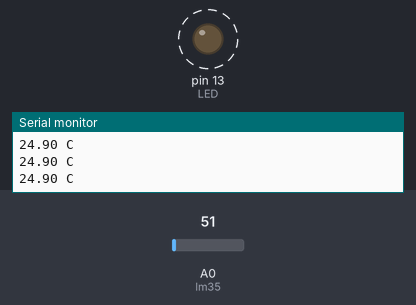
This sketch was run on a simulated Arduino Uno, built with avr-gcc and run on an emulated ATmega328P. Shown: output pins drawn as LEDs (lit = HIGH), the last lines printed to the serial monitor. Dashed ring = blinking. The test bench sets the inputs (shaded band); at power-on: A0 (lm35) = 51.

Above: at 1.3 s.
1.4 s: A0 (lm35) set to 71
At 1.9 s:
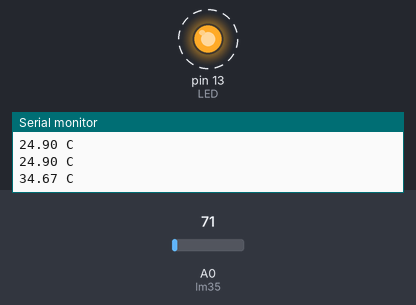
4.4 s: A0 (lm35) set to 61
At 4.62 s:
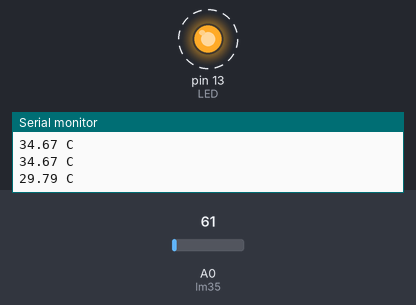
Timing chart, 0 to 13.4 s (numbered marks = the images above; inputs shaded):
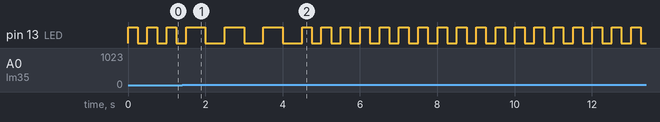

The sketch:

LM35_Delay.ino
```cpp
//Temperature Sensor and LED Pin Declaration
#define lm35 A0
#define LED 13
void setup()
{
  pinMode(lm35, INPUT);
  pinMode(LED, OUTPUT);
  Serial.begin(9600);
}

void loop()
{
  int lm35_read = analogRead(lm35);

  // Convert the reading into voltage(millivolts to volts):
  float voltage = (lm35_read /1024.0)*5000;

  // Convert the voltage into the temperature in degree Celsius:
  float temperature = voltage / 10;

  // Print the temperature in the Serial Monitor:
  Serial.print(temperature);
  Serial.println(" C");
  if(temperature >= 30.0)
  {
  digitalWrite(LED, HIGH);
  delay(500);
  digitalWrite(LED, LOW);
  delay(500);
  }
  else
  {
  digitalWrite(LED, HIGH);
  delay(250);
  digitalWrite(LED, LOW);
  delay(250);
  }
}
```

Measured:
- after the input at 1.4 s, pin 13 (LED): alternates HIGH for 0.50 s and LOW for 0.50 s, starting after 0.60 s
- after the input at 4.4 s, pin 13 (LED): alternates HIGH for 0.25 s and LOW for 0.25 s, starting after 0.35 s
- by itself, pin 13 (LED): alternates HIGH for 0.25 s and LOW for 0.25 s
